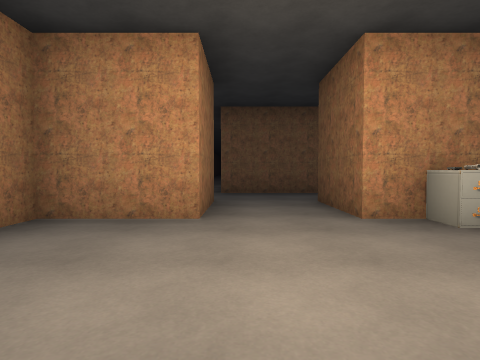
View 1 (above)

16 first-person views from a walk through a 3-D level made in the Unity game engine. The camera is 1.2 m above the floor, tilts 2° down and sees 80° across. The floor is counted in squares, 2 m on a side. Each view is taken from the middle of a square. On the plan, view 1 faces up. The plan holds only what a view shows up to about 9 squares ahead; the rest is blank. The place goes on beyond the plan. The player character is not drawn. Some surface patterns are stand-ins.

View 2
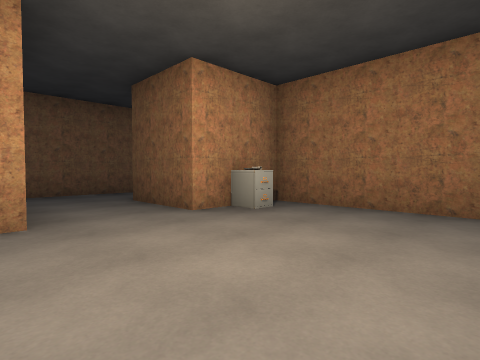

View 3
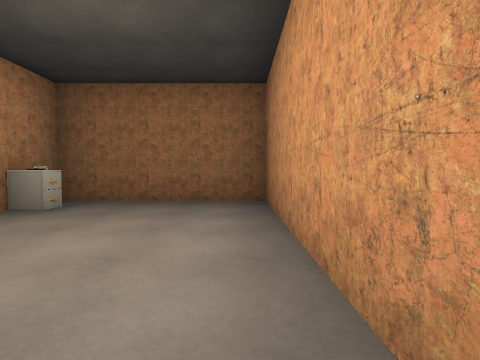

View 4
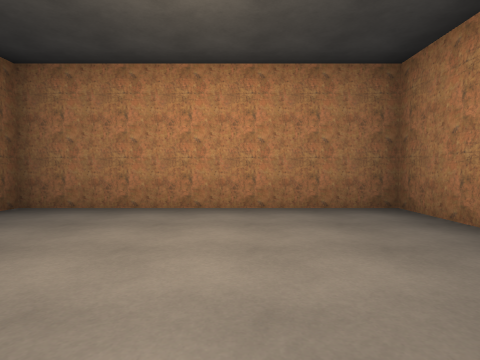

View 5
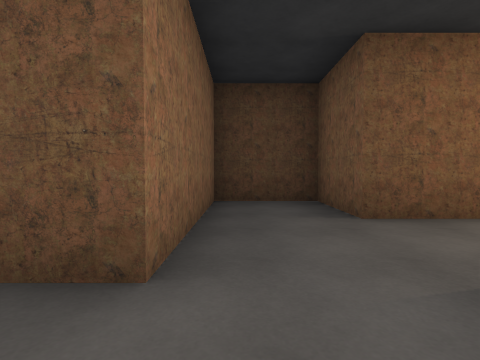

View 6
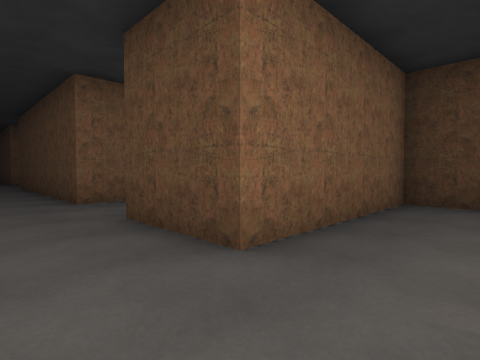

View 7
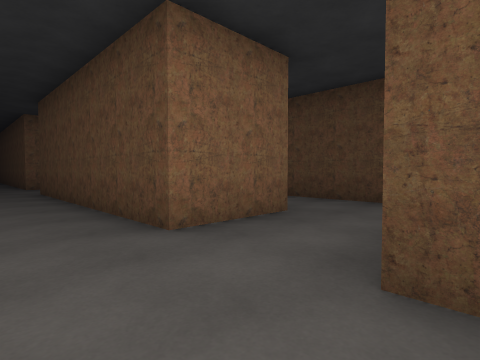

View 8
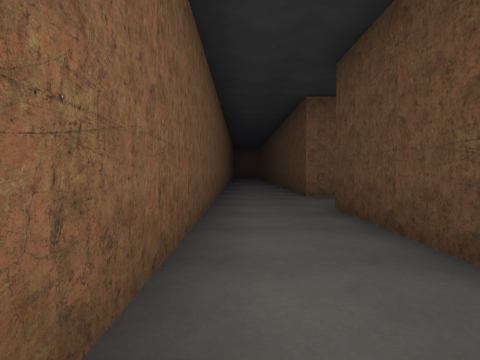

View 9
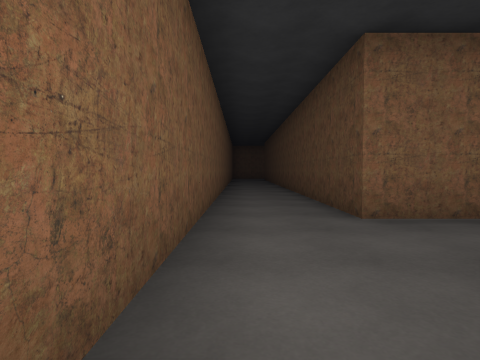

View 10
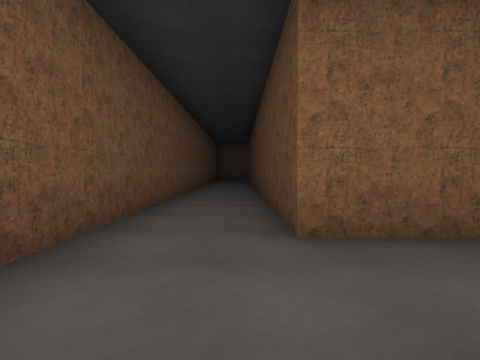

View 11
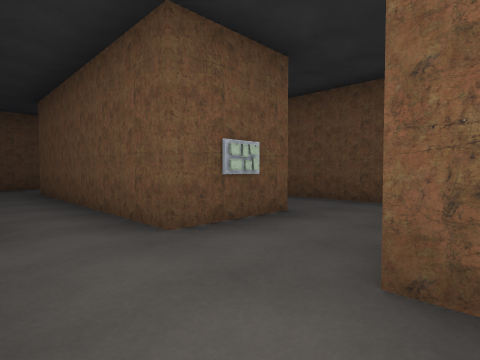

View 12
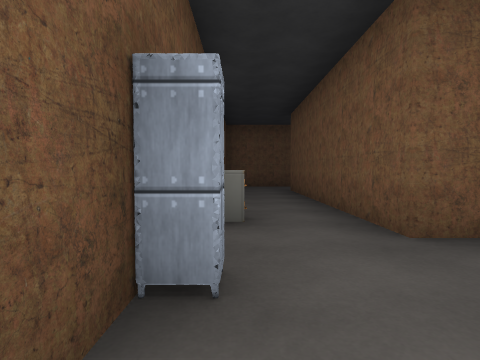

View 13
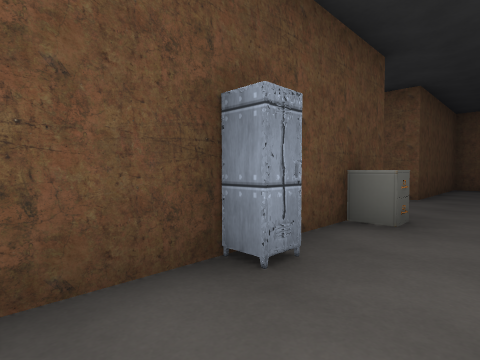

View 14
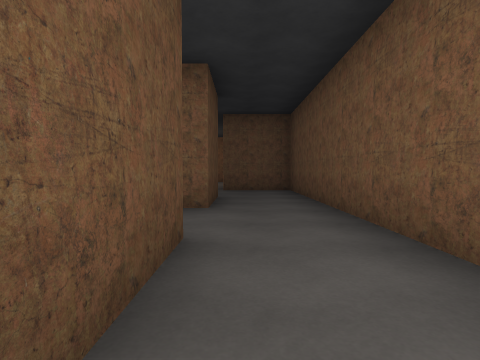

View 15
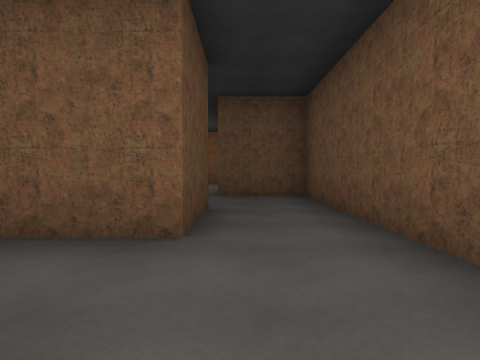

View 16
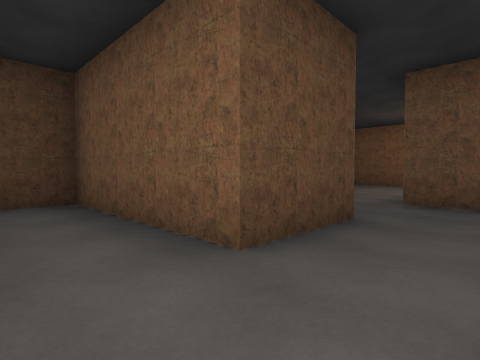

### Floor plan
Ten units are one square. View 1 is at (0, 0); x grows to the right and y downward. Boxes are objects, and circles mark ways between rooms. Rooms are numbered by the first view taken in them; rooms with no view inside come last. Other rooms are left out.
<svg viewBox="-30 -260 105 270">
<path fill="none" stroke="#000" d="M-5 -35 -25 -35 -25 -29M-25 -11 -25 5 35 5 35 -35 15 -35M-25 -75 -25 -55 -5 -55 -5 -35M15 -35 15 -55 35 -55 35 -75 -5 -75M11 -195 -5 -195 -5 -254M15 -115 -5 -115 -5 -175 15 -175M-5 -75 -5 -95 15 -95M-25 -255 -25 -75M15 -200 15 -195M15 -175 15 -155M35 -154 35 -199M15 -155 15 -115M35 -115 35 -135M15 -95 35 -95 35 -115"/>
<rect x="15" y="-35" width="10" height="10" fill="#bbb"><title>other object</title></rect>
<rect x="25" y="-175" width="10" height="10" fill="#bbb"><title>other object</title></rect>
<rect x="25" y="-195" width="10" height="10" fill="#bbb"><title>other object</title></rect>
<circle cx="5" cy="-45" r="3" fill="#2a7"/>
<circle cx="-15" cy="-85" r="3" fill="#2a7"/>
<circle cx="5" cy="-185" r="3" fill="#2a7"/>
<circle cx="5" cy="-105" r="3" fill="#2a7"/>
<circle cx="25" cy="-205" r="3" fill="#2a7"/>
<circle cx="25" cy="-165" r="3" fill="#2a7"/>
<circle cx="25" cy="-125" r="3" fill="#2a7"/>
<text x="0" y="-20">1</text>
<text x="0" y="-60">2</text>
<text x="-10" y="-160">3</text>
<text x="70" y="-230">4</text>
<text x="20" y="-180">5</text>
<text x="20" y="-140">6</text>
<text x="20" y="-110">7</text>
</svg>
Room 1 opens to room 2. Room 2 opens to room 3. Room 3 opens to room 5. Room 3 opens to room 7. Room 4 opens to room 5. Room 5 opens to room 6. Room 6 opens to room 7.

Where each view was taken, in squares from view 1:
view 1: 0 up, 0 right, facing up
view 2: 0 up, 1 left, facing up-right
view 3: 0 up, 2 left, facing right
view 4: 4 up, 0 right, facing down
view 5: 7 up, 2 left, facing right
view 6: 6 up, 2 left, facing up-right
view 7: 9 up, 2 left, facing up-right
view 8: 13 up, 2 left, facing up
view 9: 16 up, 2 left, facing up
view 10: 17 up, 1 left, facing up
view 11: 20 up, 3 right, facing down-left
view 12: 20 up, 3 right, facing down
view 13: 20 up, 2 right, facing down-right
view 14: 14 up, 1 left, facing down
view 15: 12 up, 1 left, facing down
view 16: 11 up, 2 left, facing down-right
